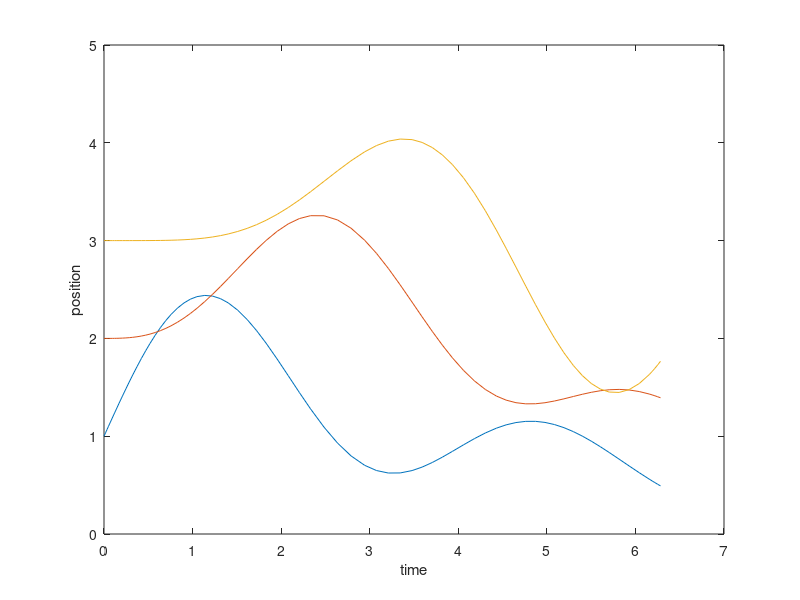

Here is the MATLAB script that generated this plot:
%Parameters to keep track of:
    %Position of each mass
    %Velocity of each mass
    %Time steps
%Parameters that can be changed
    %Mass of masses: m
%Parameters that are equal
    %Spring length: l
    %Spring constant: K

K= 1;
mass = ones(3,1);
inital = [1 2 3 2 0 0 ];    %Inital conditions
timeSteps = [0 2*pi];

%Update function with inital = [X1 X2 X3 Y1 Y2 Y3]
f = @(t,v) [v(4); v(5); v(6); ...
    (K/mass(1,1))*(v(2)-2*v(1)); ...
    (K/mass(2,1))*v(3)- 2*v(2)+v(1); ...
    (K/mass(3,1))*4 - 2*v(3)+v(2)];

[t,x] = ode45(f, timeSteps, inital);    %Runs the update function with inital parameters
plot(t,x(:,1:3))                        %Plotting only the position of the masses
xlabel('time');                         %Change to x(:,4:6) to print out velocity
ylabel('position'); 